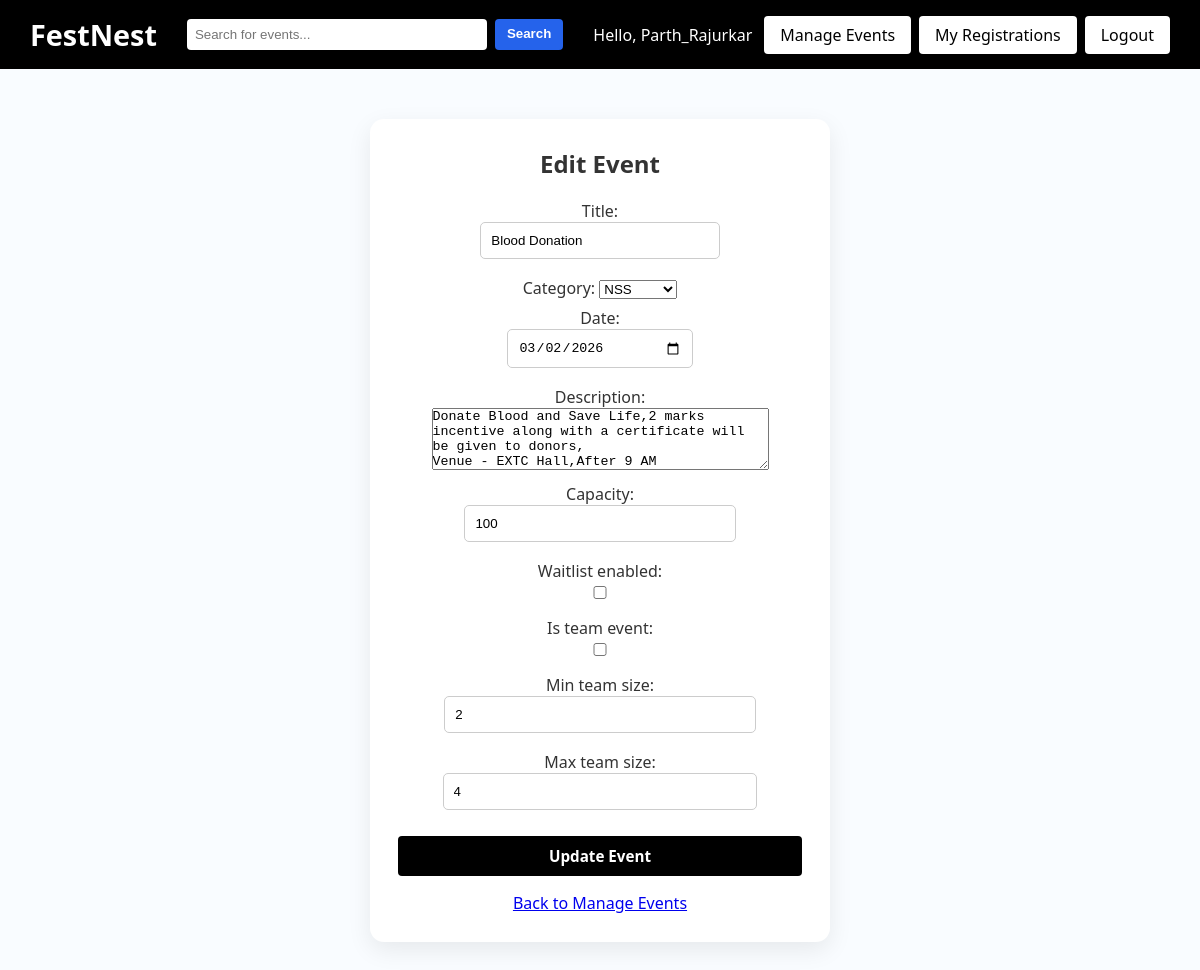
The app's page /events/4/edit/ (signed in) with its own data.
### events/models.py (models this page shows, shortened)
class Event(models.Model):
    CATEGORY_CHOICES = [
        ('cultural', 'Cultural'),
        ('technical', 'Technical'),
        ('sports', 'Sports'),
        ('nss', 'NSS'),
    ]
    title = models.CharField(max_length=200)
    category = models.CharField(max_length=20, choices=CATEGORY_CHOICES)
    date = models.DateField()
    description = models.TextField()
    capacity = models.PositiveIntegerField(default=100)
    waitlist_enabled = models.BooleanField(default=True)
    is_team_event = models.BooleanField(default=False)
    min_team_size = models.PositiveIntegerField(default=2)
    max_team_size = models.PositiveIntegerField(default=4)
    attendees = models.ManyToManyField(User, blank=True)

### events/views.py (the view)
# urls.py: path('events/<int:id>/edit/', views.edit_event, name='edit_event'),
@login_required
@user_passes_test(is_superuser)
def edit_event(request, id):
    event = get_object_or_404(Event, id=id)
    if request.method == 'POST':
        form = EventForm(request.POST, instance=event)
        if form.is_valid():
            form.save()
            messages.success(request, 'Event updated successfully.')
            return redirect('manage_events')
    else:
        form = EventForm(instance=event)
    return render(
        request,
        'event_form.html',
        {'form': form, 'page_title': 'Edit Event', 'button_label': 'Update Event'},
    )

### events/forms.py
class EventForm(forms.ModelForm):
    class Meta:
        model = Event
        fields = [
            'title',
            'category',
            'date',
            'description',
            'capacity',
            'waitlist_enabled',
            'is_team_event',
            'min_team_size',
            'max_team_size',
        ]
        widgets = {
            'title': forms.TextInput(attrs={'placeholder': 'Event title'}),
            'date': forms.DateInput(attrs={'type': 'date'}),
            'description': forms.Textarea(attrs={'rows': 4, 'placeholder': 'Event description'}),
            'capacity': forms.NumberInput(attrs={'min': 1}),
            'min_team_size': forms.NumberInput(attrs={'min': 2}),
            'max_team_size': forms.NumberInput(attrs={'min': 2}),
        }

### events/views.py (called while the page is built)
def is_superuser(user):
    return user.is_superuser

### templates/event_form.html (shortened to what this page needs)
{% extends 'base.html' %}
{% block body_class %}auth-page{% endblock %}
{% block content %}
<div class="container auth-shell">
    <div class="auth-card">
        <h2>{{ page_title }}</h2>
        <form method="post" class="auth-form event-form">
            {{ form.as_p }}
            <button type="submit" class="cta-btn auth-submit">{{ button_label }}</button>
        </form>
        <p class="auth-link"><a href="{% url 'manage_events' %}">Back to Manage Events</a></p>
    </div>
</div>
{% endblock %}

### templates/base.html (shortened to what this page needs)
{% load static %}
<!DOCTYPE html>
<html lang="en">
<head>
    <link rel="stylesheet" href="{% static 'css/style.css' %}">
</head>
<body class="{% block body_class %}{% endblock %}">
<nav class="header">
    <a href="{% url 'home' %}" class="logo-link"><div class="logo">FestNest</div></a>
    <div class="nav-center">
        <form method="get" action="{% url 'home' %}" class="nav-search-form">
            <input type="text" name="q" value="{% firstof search_query request.GET.q '' %}" placeholder="Search for events..." class="live-search-input">
            <button type="submit" class="search-btn">Search</button>
        </form>
    </div>
    <div class="nav-right">
        {% if user.is_authenticated %}
            <span class="welcome-text">Hello, {{ user.username }}</span>
            {% if user.is_superuser %}
                <a href="{% url 'manage_events' %}" class="signup-btn {% if request.path == '/events/manage/' %}nav-active{% endif %}">Manage Events</a>
            {% endif %}
            <a href="{% url 'my_registrations' %}" class="signup-btn {% if request.path == '/my-registrations/' %}nav-active{% endif %}">My Registrations</a>
            <a href="{% url 'logout' %}" class="signup-btn">Logout</a>
        {% else %}
            <a href="{% url 'login' %}" class="signup-btn">Login</a>
            <a href="{% url 'signup' %}" class="signup-btn">Sign Up</a>
        {% endif %}
    </div>
</nav>
{% block content %}{% endblock %}
</body>
</html>

### static/css/style.css (style rules this page uses)
* { margin: 0; padding: 0; box-sizing: border-box; transition: all 0.2s ease-in-out; }
body { font-family: 'Segoe UI', sans-serif; background: #f9fcff; color: #333; scroll-behavior: smooth; }
.container { max-width: 1200px; margin: auto; padding: 0 20px; }
.header { display: flex; justify-content: space-between; align-items: center; flex-wrap: wrap; gap: 10px; padding: 15px 30px; background: black; color: white; position: sticky; top: 0; z-index: 1000; }
.logo { font-size: 1.8rem; font-weight: bold; }
.nav-center input { padding: 8px; width: 300px; border-radius: 4px; border: none; }
.nav-search-form { display: flex; align-items: center; gap: 8px; margin-top: 0; flex-direction: row; }
.nav-center { position: relative; }
.nav-search-form input { margin-bottom: 0; }
.search-btn { border: none; border-radius: 4px; background: #2563eb; color: white; padding: 8px 12px; font-weight: 600; cursor: pointer; margin: 0; align-self: center; line-height: 1.1; }
.nav-right { display: flex; align-items: center; gap: 8px; }
.welcome-text { color: white; margin-right: 4px; }
.signup-btn { padding: 8px 16px; background: white; color: black; border-radius: 4px; text-decoration: none; font-weight: 500; }
.cta-btn { padding: 10px 20px; margin: 0 8px; border-radius: 4px; background: white; color: black; text-decoration: none; font-weight: 600; border: none; cursor: pointer; display: inline-block; font-family: 'Segoe UI', sans-serif; font-size: 0.95rem; }
button.cta-btn { appearance: none; -webkit-appearance: none; }
input { padding: 10px; width: 250px; border-radius: 5px; border: 1px solid #ccc; margin-bottom: 10px; }
form { margin-top: 20px; }
h2 { margin-bottom: 15px; }
form { display: flex; flex-direction: column; align-items: center; }
.logo-link { text-decoration: none; color: inherit; }
.auth-page { min-height: 100vh; }
.auth-shell { display: flex; justify-content: center; margin-top: 50px; margin-bottom: 50px; }
.auth-card { width: 100%; max-width: 460px; background: white; padding: 28px; border-radius: 14px; box-shadow: 0 8px 24px rgba(0, 0, 0, 0.08); text-align: center; }
.auth-form { gap: 8px; }
.auth-form input { width: 100%; }
.auth-submit { width: 100%; margin: 8px 0 0; background: black; color: white; }
.auth-link { margin-top: 16px; }

### records on screen
Event: title "Blood Donation", category "NSS", date "03/02/2026", description "Donate Blood and Save Life,2 marks incentive along with a certificate will be given to donors, Venue - EXTC Hall,After 9 AM", capacity "100", min_team_size "2", max_team_size "4"

### other values on screen
{{ user.username }} "Parth_Rajurkar"
{{ page_title }} "Edit Event"
{{ button_label }} "Update Event"
